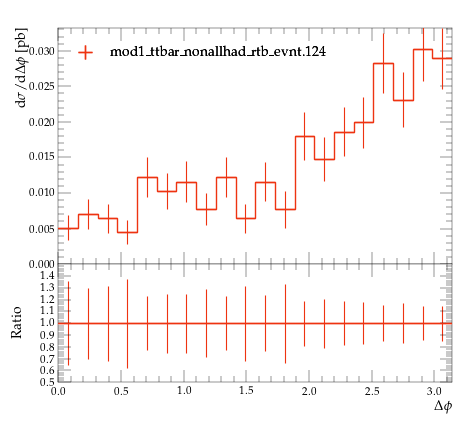

Reproduce this figure in Python.
#! /usr/bin/env python

# This Python script was auto-generated using YODA v2.0.2.
# Analysis object: /MC_TTBAR/onelep_jetb_1_jetl_1_dphi
# Timestamp: 07-08-2026 (10:19:45)

import matplotlib as mpl
import matplotlib.pyplot as plt
mpl.use('Agg') # comment out for interactive use
import os
import numpy as np

plotDir = os.path.split(os.path.realpath(__file__))[0]
if 'YODA_USER_PLOT_PATH' in globals():
    plot_outdir = globals()['YODA_USER_PLOT_PATH']
else:
    plot_outdir = plotDir

#plot style
plt.style.use(os.path.join(plotDir, '../default.mplstyle'))
# plot metadata
figW, figH = plt.rcParams['figure.figsize']
ax_xLabel = r'$\Delta \phi$'
ax_yLabel = r'$\mathrm{d}\sigma/\mathrm{d}\Delta \phi$ [pb]'
ax_title  = r''
ax_xScale = 'linear'
ax_yScale = 'linear'
xLims = (0.0, 3.141593)
yLims = (0.0, 0.033239888)

# TeX-friendly labels for the legend
labels = {
    'legend' : ([ r"mod1\_ttbar\_nonallhad\_rtb\_evnt.124" ], r""),
}

# Adjust canvas width and height
canvasW = 10.0
canvasH = 9.0
figW *= canvasW/10.
figH *= canvasH/9.

# Create figure and axis objects
fig, (ax, ratio0_ax) = plt.subplots(2, 1, sharex=True,
                  figsize=(figW,figH), gridspec_kw={'height_ratios': (6.0, 3.0)})

# Set figure margins
plt.subplots_adjust(
    left   = 1.0 * plt.rcParams['figure.subplot.left'],
    right  = 1.0 * plt.rcParams['figure.subplot.right'],
    top    = 1.0 * plt.rcParams['figure.subplot.top'],
    bottom = 1.0 * plt.rcParams['figure.subplot.bottom'])

ratio0_ax.yaxis.set_major_locator(mpl.ticker.MultipleLocator(0.1))
ratio0_ax.set_ylim(0.5, 1.4999)
ratio0_ax.set_ylabel('Ratio')

# the numerical data is stored in a separate file
dataf = dict()
prefix = os.path.split(__file__)[0]
if prefix:    prefix = prefix + '/'
exec(open(prefix+'onelep_jetb_1_jetl_1_dphi__data.py').read(), dataf)


legend_handles = dict() # keep track of handles for the legend

# style options for curves
# starts at zorder>=5 to draw curve on top of legend
styles = {
  'mod1_ttbar_nonallhad_rtb_evnt.124.yoda.gz': {
    'color' : '#EE3311',
    'linestyle' : '-',
    'linewidth' : 1,
    'marker' : 'none',
    'markersize' : 2,
    'capsize' : 0.0,
    'zorder' : 5,
    'histstyle' : 1,
    'drawstyle' : 'steps-pre',
    'xerrorbars' : 1,
    'yerrorbars' : 1,
    'fillcolor' : None,
    'fillopacity' : 1.0,
    'ratio0_linestyle' : '-',
    'ratio0_linewidth' : 1,
    'ratio0_marker' : 'none',
    'ratio0_markersize' : 2,
    'ratio0_capsize' : 0.0,
    'ratio0_zorder' : 5,
    'ratio0_histstyle' : 1,
    'ratio0_drawstyle' : 'steps-pre',
    'ratio0_xerrorbars' : 1,
    'ratio0_yerrorbars' : 1,
  },
}

# curve from input yoda files in main panel
for label, yvals in dataf['yvals'].items():
    if all(np.isnan(v) for v in dataf['yvals'][label]):
        continue
    tmp = None
    if styles[label]['histstyle']: # draw as histogram
        xpos = dataf['xedges'][label] if styles[label]['drawstyle'] else dataf['xpoints'][label]
        ypos = np.insert(yvals, 0, yvals[0]) if styles[label]['drawstyle'] else yvals
        if styles[label]['fillcolor']: # fill area below curve
            ax.fill_between(xpos, ypos, step='pre',
                            color=styles[label]['fillcolor'],
                            alpha=styles[label]['fillopacity'])
        tmp, = ax.plot(xpos, ypos,
                       color=styles[label]['color'],
                       linestyle=styles[label]['linestyle'],
                       linewidth=styles[label]['linewidth'],
                       drawstyle=styles[label]['drawstyle'], solid_joinstyle='miter',
                       zorder=styles[label]['zorder'], label=label)
    tmp = ax.errorbar(dataf['xpoints'][label], yvals,
                      xerr=np.array(dataf['xerrs'][label])*styles[label]['xerrorbars'],
                      yerr=np.array(dataf['yerrs'][label])*styles[label]['yerrorbars'],
                      fmt=styles[label]['marker'], capsize=styles[label]['capsize'],
                      markersize=styles[label]['markersize'],
                      ecolor=styles[label]['color'],
                      color=styles[label]['color'], zorder=styles[label]['zorder'])
    tmp[-1][0].set_linestyle(styles[label]['linestyle'])
    tmp[-1][0].set_linewidth(styles[label]['linewidth'])
    if label in dataf['add_legend_handle']:  legend_handles[label] = tmp
    for varLabel in dataf['variation_yvals'].keys():
        if varLabel.startswith(label):
            tmp, = ax.plot(dataf['xedges'][label], dataf['variation_yvals'][varLabel],
                           color=styles[label]['color'],
                           linestyle=styles[label]['linestyle'],
                           linewidth=styles[label]['linewidth'],
                           drawstyle='steps-pre', solid_joinstyle='miter',
                           zorder=styles[label]['zorder'], alpha=0.5)


# plots on ratio panel
# curve from input yoda files in ratio panel
for label, yvals in dataf['ratio0_yvals'].items():
    if all(np.isnan(v) for v in yvals):
        continue
    if styles[label]['ratio0_histstyle']: # plot as histogram
        xpos = dataf['xedges']['mod1_ttbar_nonallhad_rtb_evnt.124.yoda.gz'] if styles[label]['ratio0_drawstyle'] else dataf['xpoints']['mod1_ttbar_nonallhad_rtb_evnt.124.yoda.gz']
        ypos = np.insert(yvals, 0, yvals[0]) if styles[label]['ratio0_drawstyle'] else yvals
        ratio0_ax.plot(xpos, ypos,
                       color=styles[label]['color'],
                       linewidth=styles[label]['linewidth'],
                       linestyle=styles[label]['ratio0_linestyle'],
                       drawstyle=styles[label]['ratio0_drawstyle'], zorder=styles[label]['zorder'],
                       solid_joinstyle='miter')
    tmp = ratio0_ax.errorbar(dataf['xpoints']['mod1_ttbar_nonallhad_rtb_evnt.124.yoda.gz'], yvals,
                             xerr=np.array(dataf['ref_xerrs'])*styles[label]['ratio0_xerrorbars'],
                             yerr=np.array(dataf['ratio0_yerrs'][label])*styles[label]['ratio0_yerrorbars'],
                             fmt=styles[label]['ratio0_marker'], capsize=styles[label]['ratio0_capsize'],
                             markersize=styles[label]['ratio0_markersize'],
                             ecolor=styles[label]['color'],
                             color=styles[label]['color'])
    tmp[-1][0].set_linestyle(styles[label]['ratio0_linestyle'])
    tmp[-1][0].set_linewidth(styles[label]['ratio0_linewidth'])

    for varlabel in dataf['ratio0_variation_vals'].keys():
        if varlabel.startswith(label):
            ratio0_ax.plot(dataf['xedges']['mod1_ttbar_nonallhad_rtb_evnt.124.yoda.gz'],
                            dataf['ratio0_variation_vals'][varlabel],
                            color=styles[label]['color'],
                            linestyle=styles[label]['linestyle'],
                            linewidth=styles[label]['linewidth'],
                            drawstyle='steps-pre', solid_joinstyle='miter',
                            zorder=1, alpha=0.5)

legend_items = list(legend_handles.values())
ax.add_artist(ax.legend(legend_items,
                        labels['legend'][0],
                        title=labels['legend'][1],
                        alignment='left',
                        loc='upper left',
                        bbox_to_anchor=(0.0, 0.97)))

# set plot metadata as defined above
ratio0_ax.set_xlabel(ax_xLabel)
ratio0_ax.xaxis.set_label_coords(1., -0.15)
ax.set_ylabel(ax_yLabel, ha='right', va='top')
ax.yaxis.set_label_coords(-0.11, 1.0)
ax.set_title(ax_title, loc='left')
ax.set_xscale(ax_xScale)
ax.set_yscale(ax_yScale)
ax.set_xlim(xLims)
ax.set_ylim(yLims)

# tick formatting
plt.rcParams['xtick.top'] = True
plt.rcParams['ytick.right'] = True
fig.align_ylabels((ax, ratio0_ax))
plt.savefig(os.path.join(plot_outdir, 'onelep_jetb_1_jetl_1_dphi.pdf'), format='PDF')
plt.savefig(os.path.join(plot_outdir, 'onelep_jetb_1_jetl_1_dphi.png'), format='PNG')

plt.close(fig)
